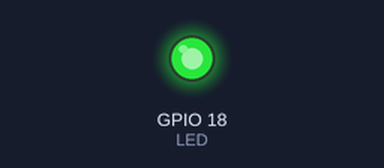
This program was run on a simulated ESP32. Shown: output pins drawn as LEDs (lit = HIGH). What the program prints to the serial monitor is not drawn. At 0.0 s the program stops and its outputs stay as they are.

Above: at 0.1 s.
Timing chart, 0 to 1.5 s (numbered marks = the images above):
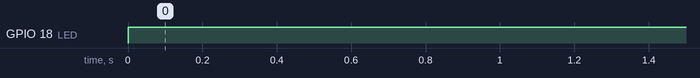

Measured:
- by itself, GPIO 18 (LED): LOW → HIGH at 0.00 s

The program:

main.cpp
```cpp
/*
 * Day 09：FreeRTOS（一）task、排程、優先權、堆疊
 *
 * LED：GPIO18（串 220Ω 到 GND），由一個 task 負責閃爍。
 * Arduino 的 setup()/loop() 本身就跑在一個叫 loopTask 的 FreeRTOS task 裡（核心 1、優先權 1）。
 *
 * 改 EXERCISE 的值就能切換練習：
 *   0 = 課堂範例：高優先權 task 搶占一直在計算的低優先權 task，量測它被喚醒的準時程度
 *   1 = 練習 1 參考解：vTaskDelay vs vTaskDelayUntil，每次多做 3 ms 工作，看誰會漂移
 *   2 = 練習 2 實驗：一個不會讓出 CPU 的高優先權 task 讓同核心的低優先權 task 餓死
 *   3 = 練習 3 實驗：量測 task 的堆疊用量，再故意讓一個 task 堆疊溢位（會重開機）
 */
#include <Arduino.h>
#include "period_stats.h"

#define EXERCISE 0

const int LED = 18;

__attribute__((unused)) static void blink_task(void *) {
  pinMode(LED, OUTPUT);
  for (;;) {
    digitalWrite(LED, !digitalRead(LED));
    vTaskDelay(pdMS_TO_TICKS(500));      // 讓出 CPU 500 ms，期間這個 task 是 Blocked
  }
}

#if EXERCISE == 0
static volatile uint32_t busy_loops = 0;

static void busy_task(void *) {           // 優先權 1，從不主動讓出
  for (;;) busy_loops++;
}

static void high_task(void *) {           // 優先權 5，每 100 ms 醒來一次
  period_stats_t st;
  ps_init(&st, 100000);
  TickType_t last = xTaskGetTickCount();
  for (int i = 1;; i++) {
    vTaskDelayUntil(&last, pdMS_TO_TICKS(100));
    ps_add(&st, (uint32_t)esp_timer_get_time());
    if (i % 20 == 0) {
      Serial.printf("[high, core %d] 週期 平均 %lu µs、最短 %lu、最長 %lu；同核心的 busy_task 跑了 %lu 圈\n",
                    xPortGetCoreID(), (unsigned long)ps_avg_us(&st), (unsigned long)st.min_us,
                    (unsigned long)st.max_us, (unsigned long)busy_loops);
      ps_init(&st, 100000);
    }
  }
}

void setup() {
  Serial.begin(115200);
  Serial.println("Day 09 EXERCISE 0：高優先權 task 搶占");
  xTaskCreatePinnedToCore(blink_task, "blink", 2048, nullptr, 1, nullptr, 0);
  xTaskCreatePinnedToCore(busy_task, "busy", 2048, nullptr, 1, nullptr, 1);
  xTaskCreatePinnedToCore(high_task, "high", 4096, nullptr, 5, nullptr, 1);
}
void loop() { vTaskDelete(nullptr); }     // loopTask 用不到，刪掉自己

#elif EXERCISE == 1
static void periodic(void *arg) {
  const bool use_until = (bool)(intptr_t)arg;
  period_stats_t st;
  ps_init(&st, 100000);
  TickType_t last = xTaskGetTickCount();
  for (int i = 1; i <= 51; i++) {
    ps_add(&st, (uint32_t)esp_timer_get_time());
    delayMicroseconds(3000);                         // 模擬每次 3 ms 的工作
    if (use_until) {
      vTaskDelayUntil(&last, pdMS_TO_TICKS(100));   // 以「上次預定的時間」為基準
    } else {
      vTaskDelay(pdMS_TO_TICKS(100));               // 以「現在」為基準，工作時間會累積
    }
  }
  Serial.printf("%-15s 50 個週期：平均 %lu µs，累積漂移 %+ld µs\n",
                use_until ? "vTaskDelayUntil" : "vTaskDelay",
                (unsigned long)ps_avg_us(&st), (long)ps_drift_us(&st));
  vTaskDelete(nullptr);
}

void setup() {
  Serial.begin(115200);
  Serial.println("Day 09 EXERCISE 1：vTaskDelay vs vTaskDelayUntil（約 5 秒後出結果）");
  xTaskCreatePinnedToCore(blink_task, "blink", 2048, nullptr, 1, nullptr, 0);
  xTaskCreatePinnedToCore(periodic, "delay", 4096, (void *)0, 2, nullptr, 1);
  xTaskCreatePinnedToCore(periodic, "until", 4096, (void *)1, 2, nullptr, 0);
}
void loop() { vTaskDelete(nullptr); }

#elif EXERCISE == 2
static volatile uint32_t loop_count = 0;

static void hog_task(void *) {            // 優先權 5、核心 1，3 秒內完全不讓出 CPU
  uint32_t t0 = millis();
  while (millis() - t0 < 3000) { }
  Serial.println("[hog] 霸佔 3 秒結束，刪除自己");
  vTaskDelete(nullptr);
}

static void watcher_task(void *) {        // 核心 0，每秒回報 loop() 跑了幾圈
  uint32_t prev = 0;
  for (int s = 1; s <= 8; s++) {
    vTaskDelay(pdMS_TO_TICKS(1000));
    uint32_t now = loop_count;
    Serial.printf("[watcher] 第 %d 秒：loop() 這一秒跑了 %lu 圈\n", s, (unsigned long)(now - prev));
    prev = now;
    if (s == 2) {
      Serial.println("[watcher] 建立 hog_task（優先權 5，釘在核心 1）");
      xTaskCreatePinnedToCore(hog_task, "hog", 2048, nullptr, 5, nullptr, 1);
    }
  }
  vTaskDelete(nullptr);
}

void setup() {
  Serial.begin(115200);
  Serial.println("Day 09 EXERCISE 2：餓死（starvation）");
  xTaskCreatePinnedToCore(watcher_task, "watcher", 4096, nullptr, 2, nullptr, 0);
}
void loop() {                             // loopTask：核心 1、優先權 1
  loop_count++;
  delay(1);
}

#elif EXERCISE == 3

static int recurse(int depth) {
  volatile uint8_t local[128];            // 每一層吃掉 128 bytes 以上的堆疊
  local[0] = (uint8_t)depth;
  if (depth == 0) return local[0];
  return recurse(depth - 1) + local[0];
}

static void worker(void *arg) {
  int depth = (int)(intptr_t)arg;
  UBaseType_t before = uxTaskGetStackHighWaterMark(nullptr);   // 單位是 byte（ESP-IDF）
  int r = recurse(depth);
  UBaseType_t after = uxTaskGetStackHighWaterMark(nullptr);
  Serial.printf("[%s] 遞迴 %d 層：剩餘堆疊最低點 %u -> %u bytes（r=%d）\n",
                pcTaskGetName(nullptr), depth, before, after, r);
  vTaskDelete(nullptr);
}

void setup() {
  Serial.begin(115200);
  Serial.println("Day 09 EXERCISE 3：堆疊用量與溢位");
  xTaskCreate(worker, "ok_4k", 4096, (void *)5, 2, nullptr);
  delay(500);
  xTaskCreate(worker, "ok_4k_deep", 4096, (void *)20, 2, nullptr);
  delay(500);
  Serial.println("接下來 2 KB 的堆疊要遞迴 40 層，會溢位...");
  delay(100);
  xTaskCreate(worker, "too_small", 2048, (void *)40, 2, nullptr);
}
void loop() { delay(1000); }
#endif
```
